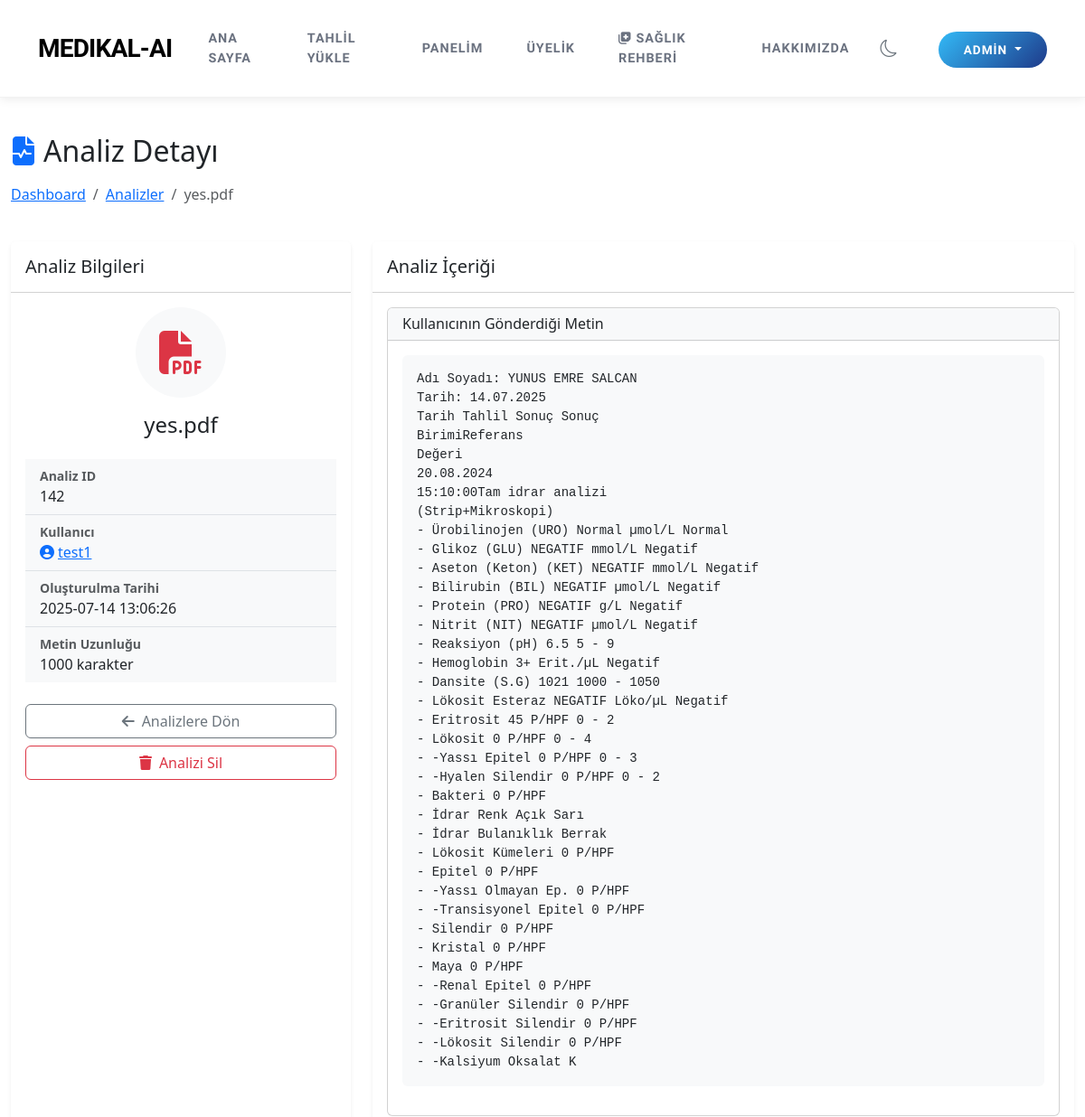
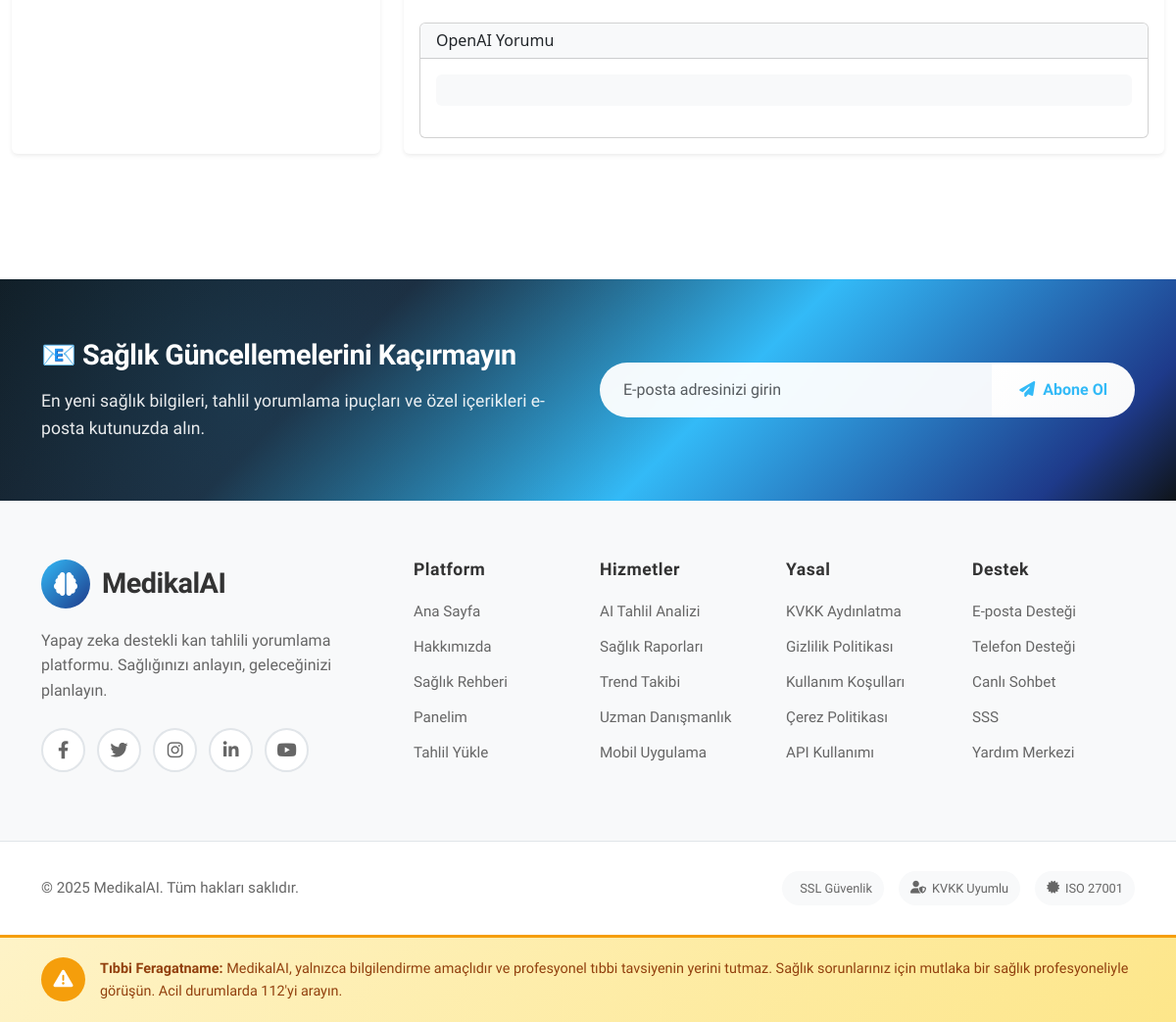
Screenshot of /admin/analyses/142 (signed in) with the database file from the repository (2 pictures, top to bottom).
### tables this page shows
CREATE TABLE analyses (
        id INTEGER PRIMARY KEY AUTOINCREMENT,
        user_id INTEGER,
        file_name TEXT,
        analysis_text TEXT,
        analysis_result TEXT,
        created_at TIMESTAMP DEFAULT CURRENT_TIMESTAMP, analysis_json TEXT, analysis_type TEXT DEFAULT 'kan',
        FOREIGN KEY (user_id) REFERENCES users (id)
    );

CREATE TABLE users (
        id INTEGER PRIMARY KEY AUTOINCREMENT,
        username TEXT UNIQUE NOT NULL,
        password TEXT NOT NULL,
        email TEXT UNIQUE NOT NULL,
        created_at TIMESTAMP DEFAULT CURRENT_TIMESTAMP
    , role TEXT DEFAULT 'user', is_active BOOLEAN DEFAULT 1, login_count INTEGER DEFAULT 0, subscription_plan TEXT DEFAULT 'free', stripe_customer_id TEXT, subscription_status TEXT DEFAULT 'active', subscription_end_date TIMESTAMP, lemonsqueezy_subscription_id TEXT, analysis_limit INTEGER DEFAULT NULL);

### app.py (the view)
@app.route('/admin/analyses/<int:analysis_id>')
@admin_required
def admin_analysis_detail(analysis_id):
    conn = sqlite3.connect(DB_PATH)
    conn.row_factory = sqlite3.Row
    c = conn.cursor()
    c.execute("""
        SELECT a.*, u.username
        FROM analyses a
        JOIN users u ON a.user_id = u.id
        WHERE a.id = ?
    """, (analysis_id,))
    analysis = c.fetchone()
    conn.close()
    if not analysis:
        flash('Analiz bulunamadı!', 'danger')
        return redirect(url_for('admin_analyses'))
    return render_template('admin/analysis_detail.html', analysis=analysis)

### templates/admin/analysis_detail.html (shortened to what this page needs)
{% extends "layout.html" %}
{% block content %}
<div class="container-fluid py-4">
    <div class="row mb-4">
        <div class="col-md-12">
            <h2 class="mb-3"><i class="fas fa-file-medical-alt me-2 text-primary"></i>Analiz Detayı</h2>
            <nav aria-label="breadcrumb">
                <ol class="breadcrumb">
                    <li class="breadcrumb-item"><a href="{{ url_for('admin_dashboard') }}">Dashboard</a></li>
                    <li class="breadcrumb-item"><a href="{{ url_for('admin_analyses') }}">Analizler</a></li>
                    <li class="breadcrumb-item active">{{ analysis.file_name }}</li>
                </ol>
            </nav>
        </div>
    </div>
    <div class="row">
        <div class="col-md-4 mb-4">
            <div class="card border-0 shadow-sm h-100">
                <div class="card-header bg-white py-3">
                    <h5 class="mb-0">Analiz Bilgileri</h5>
                </div>
                <div class="card-body">
                    <div class="text-center mb-4">
                        <div class="bg-light rounded-circle mx-auto mb-3 d-flex align-items-center justify-content-center" style="width: 100px; height: 100px;">
                            <i class="fas fa-file-pdf text-danger" style="font-size: 3rem;"></i>
                        </div>
                        <h4>{{ analysis.file_name }}</h4>
                    </div>
                    <div class="list-group list-group-flush">
                        <div class="list-group-item bg-light">
                            <div class="fw-bold text-muted small">Analiz ID</div>
                            <div>{{ analysis.id }}</div>
                        </div>
                        <div class="list-group-item bg-light">
                            <div class="fw-bold text-muted small">Kullanıcı</div>
                            <div>
                                <a href="{{ url_for('admin_user_detail', user_id=analysis.user_id) }}">
                                    <i class="fas fa-user-circle text-primary me-1"></i>{{ analysis.username }}
                                </a>
                            </div>
                        </div>
                        <div class="list-group-item bg-light">
                            <div class="fw-bold text-muted small">Oluşturulma Tarihi</div>
                            <div>{{ analysis.created_at }}</div>
                        </div>
                        <div class="list-group-item bg-light">
                            <div class="fw-bold text-muted small">Metin Uzunluğu</div>
                            <div>{{ analysis.analysis_text|length }} karakter</div>
                        </div>
                    </div>
                    <div class="d-grid gap-2 mt-4">
                        <a href="{{ url_for('admin_analyses') }}" class="btn btn-outline-secondary">
                            <i class="fas fa-arrow-left me-2"></i>Analizlere Dön
                        </a>
                        <button type="button" class="btn btn-outline-danger" data-bs-toggle="modal" data-bs-target="#deleteAnalysisModal">
                            <i class="fas fa-trash me-2"></i>Analizi Sil
                        </button>
                    </div>
                </div>
            </div>
        </div>
        <div class="col-md-8 mb-4">
            <div class="card border-0 shadow-sm h-100">
                <div class="card-header bg-white py-3">
                    <h5 class="mb-0">Analiz İçeriği</h5>
                </div>
                <div class="card-body">
                    <div class="row mb-4">
                        <div class="col-md-12">
                            <div class="card">
                                <div class="card-header bg-light">
                                    <h6 class="mb-0">Kullanıcının Gönderdiği Metin</h6>
                                </div>
                                <div class="card-body">
                                    <pre class="bg-light p-3 rounded" style="white-space: pre-wrap;">{{ analysis.analysis_text }}</pre>
                                </div>
                            </div>
                        </div>
                    </div>
                    <div class="row">
                        <div class="col-md-12">
                            <div class="card">
                                <div class="card-header bg-light">
                                    <h6 class="mb-0">OpenAI Yorumu</h6>
                                </div>
                                <div class="card-body">
                                    <pre class="bg-light p-3 rounded" style="white-space: pre-wrap;">{{ analysis.result }}</pre>
                                </div>
                            </div>
                        </div>
                    </div>
                </div>
            </div>
        </div>
    </div>
</div>
{% endblock %}

### templates/layout.html (style rules this page uses)
body { min-height: 100vh; display: flex; flex-direction: column; transition: background-color 0.3s ease, color 0.3s ease; }

### rows the page displays
analyses: file_name "yes.pdf", id "142", created_at "2025-07-14 13:06:26", analysis_text "Adı Soyadı: YUNUS EMRE SALCAN Tarih: 14.07.2025 Tarih Tahlil Sonuç Sonuç BirimiReferans Değeri 20.08.2024 15:10:00Tam idrar analizi (Strip+Mikroskopi) - Ürobilinojen (URO) Normal µmol/L Normal - Glikoz (GLU) NEGATIF mmol/L Negatif - Aseton (Keton) (KET) NEGATIF mmol/L Negatif - Bilirubin (BIL) NEGATIF µmol/L Negatif - Protein (PRO) NEGATIF g/L Negatif - Nitrit (NIT) NEGATIF µmol/L Negatif - Reaksiyon (pH) 6.5 5 - 9 - Hemoglobin 3+ Erit./µL Negatif - Dansite (S.G) 1021 1000 - 1050 - Lökosit Esteraz NEGATIF Löko/µL Negatif - Eritrosit 45 P/HPF 0 - 2 - Lökosit 0 P/HPF 0 - 4 - -Yassı Epitel 0 P/HPF 0 - 3 - -Hyalen Silendir 0 P/HPF 0 - 2 - Bakteri 0 P/HPF - İdrar Renk Açık Sarı - İdrar…"
users: username "test1"

### other values shown
{{ session.username }} "ADMIN"
{{ analysis.analysis_text|length }} "1000"
